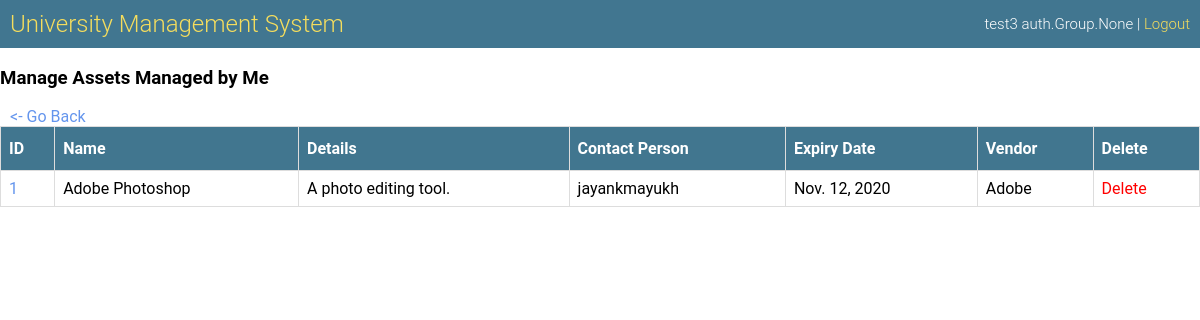
Before: /manage_university_assets/ (signed in) with the older database file.
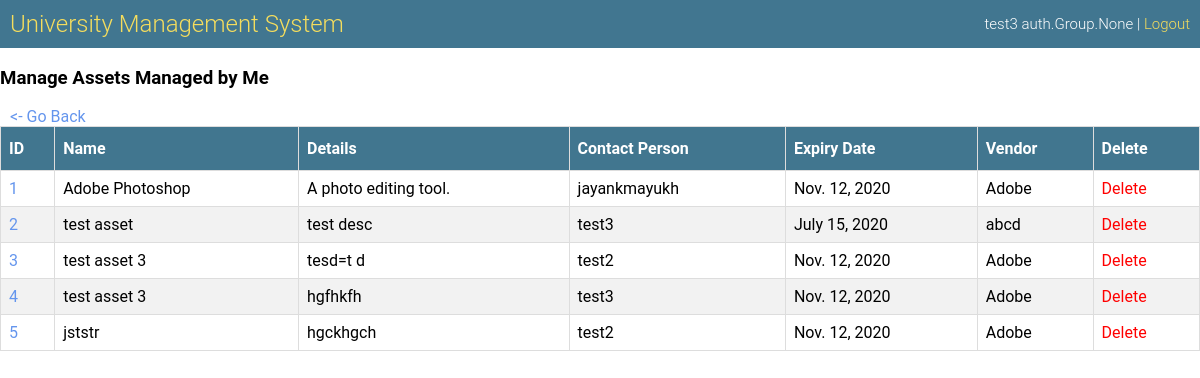
After: the same page with the newer database file.
### app/models.py (models this page shows, shortened)
class Asset(Model):
    name = CharField(max_length=50)
    details = TextField()
    contact_person = ForeignKey(User, SET_NULL, related_name='asset_manage_set', null=True)
    expiry_date = DateField()
    vendor = CharField(max_length=50)
    users = ManyToManyField(User, related_name='asset_use_set')

### app/views.py (the view)
# urls.py: path('manage_university_assets/', views.manage_university_assets),
@login_required
def manage_university_assets(request):
    groups = get_user_dict(request)['groups']
    if 'ADMIN' not in groups:
        return redirect('/')
    assets = Asset.objects.all()
    return render(request, 'manage_assets_managed.html', {'items': assets, 'delete': True})

### app/views.py (called while the page is built)
def get_user_dict(request):
    user = get_user(request)
    user_dict = {
        'username': user.username.upper(),
        'groups': []
    }
    for g in user.groups.all():
        user_dict['groups'].append(g.name.upper())
    return user_dict

### app/templates/manage_assets_managed.html
<html>
    <head>
        <link rel="stylesheet" href="/static/app.css">
    </head>
    <body>
        <div class="header">
            <h1><a href="/">University Management System</a></h1>
            <p>{{user.username}} {{user.groups}} | <a href="/logout">Logout</a></p>
        </div>
        <h3>Manage Assets Managed by Me</h3>
        <a style="cursor: pointer; padding-left: 10px;" onClick="javascript:history.go(-1); return false;"><- Go Back</a>
        <div class="table-container">
            <table>
                <thead>
                    <tr>
                        <th>ID</th>
                        <th>Name</th>
                        <th>Details</th>
                        <th>Contact Person</th>
                        <th>Expiry Date</th>
                        <th>Vendor</th>
                        {% if delete %}
                        <th>Delete</th>
                        {% endif %}
                    </tr>
                </thead>
                <tbody>
                    {% for item in items %}
                    <tr>
                        <td><a href="/edit_asset/{{item.id}}">{{item.id}}</a></td>
                        <td>{{item.name}}</td>
                        <td>{{item.details}}</td>
                        <td>{{item.contact_person}}</td>
                        <td>{{item.expiry_date}}</td>
                        <td>{{item.vendor}}</td>
                        {% if delete %}
                        <td><a href="/delete_asset/?id={{item.id}}" style="color: red;">Delete</a></td>
                        {% endif %}
                    </tr>
                    {% endfor %}
                </tbody>
            </table>
        </div>
    </body>
</html>

Changed rows visible on the page:
added Asset: id "2", name "test asset", details "test desc", contact_person "test3", expiry_date "July 15, 2020", vendor "abcd"
added Asset: id "3", name "test asset 3", details "tesd=t d", contact_person "test2", expiry_date "Nov. 12, 2020", vendor "Adobe"
added Asset: id "4", name "test asset 3", details "hgfhkfh", contact_person "test3", expiry_date "Nov. 12, 2020", vendor "Adobe"
added Asset: id "5", name "jststr", details "hgckhgch", contact_person "test2", expiry_date "Nov. 12, 2020", vendor "Adobe"
